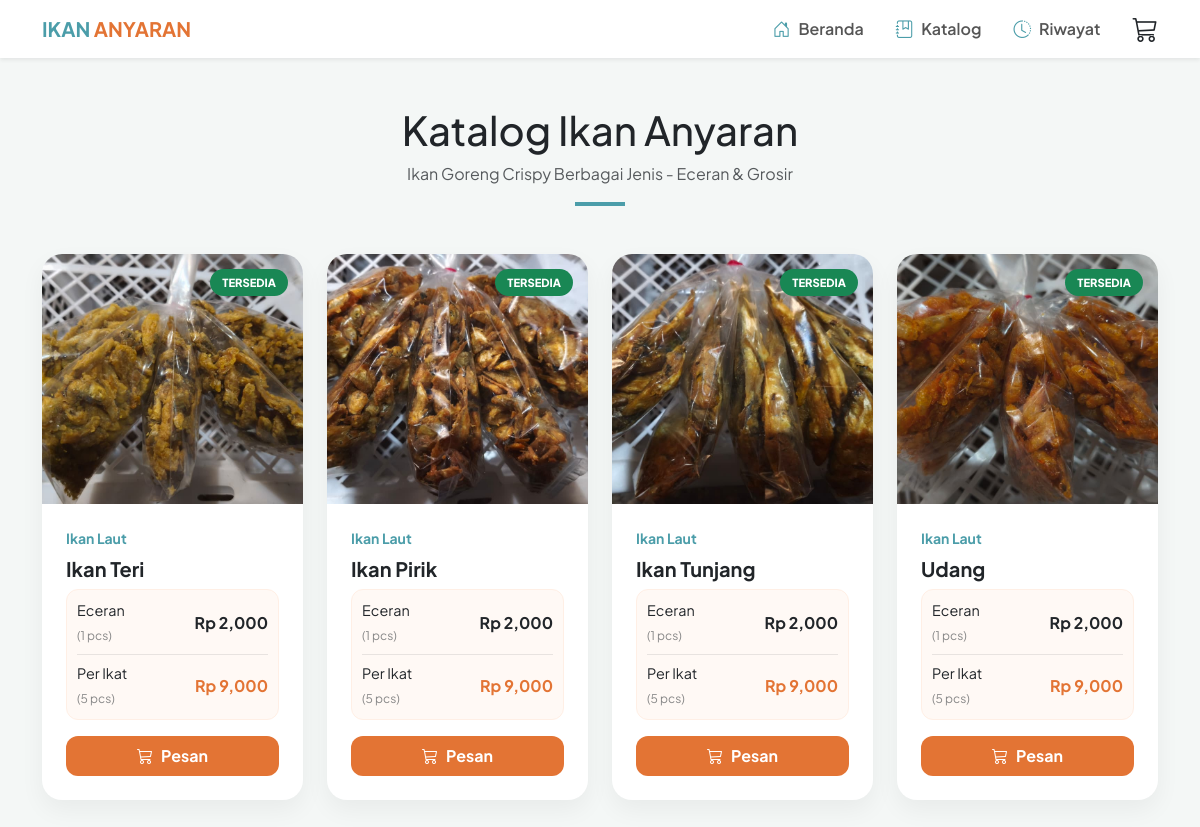
Page /katalog.php on the committed database.
### tables this page shows
CREATE TABLE `produk` (
  `id_produk` int(11) NOT NULL,
  `nama_produk` varchar(100) DEFAULT NULL,
  `jenis_ikan` enum('Ikan Laut','Ikan Tawar','Ikan Olahan') NOT NULL,
  `harga_eceran` int(11) DEFAULT NULL,
  `harga_ikat` int(11) DEFAULT NULL,
  `stok_ikat` int(11) NOT NULL DEFAULT 0,
  `stok_eceran` int(11) NOT NULL DEFAULT 0,
  `foto_produk` varchar(255) DEFAULT 'default_ikan.jpg',
  `foto_produk2` varchar(255) DEFAULT NULL,
  `deskripsi` text DEFAULT NULL,
  `created_at` timestamp NOT NULL DEFAULT current_timestamp()
);

### katalog.php (the view, shortened to what this page needs)
<?php
include 'includes/config.php';
$ambil = $conn->query("SELECT * FROM produk ORDER BY id_produk DESC");
?>
<!DOCTYPE html>
<html lang="id">
<head>
    <link href="https://cdn.jsdelivr.net/npm/bootstrap@5.3.0/dist/css/bootstrap.min.css" rel="stylesheet">
    <link rel="stylesheet" href="https://cdn.jsdelivr.net/npm/bootstrap-icons@1.11.0/font/bootstrap-icons.css">
</head>
<body>
<?php include 'includes/navbar.php'; ?>
<div class="container py-5">
    <div class="text-center mb-5">
        <h1 class="fw-800">Katalog Ikan Anyaran</h1>
        <p class="text-muted">Ikan Goreng Crispy Berbagai Jenis - Eceran & Grosir</p>
        <div style="width: 50px; height: 4px; background: var(--teal); margin: 15px auto;"></div>
    </div>
    <div class="row g-4">
        <?php while($produk = $ambil->fetch_assoc()):
            $is_available = ($produk['stok_ikat'] > 0 || $produk['stok_eceran'] > 0);
        ?>
        <div class="col-lg-3 col-md-6">
            <div class="product-card h-100 d-flex flex-column">
                <div class="img-wrapper">
                    <img src="uploads/<?= $produk['foto_produk']; ?>" class="img-primary" onerror="this.src='https://placehold.co/400x400?text=Ikan+Anyaran'">
                    <span class="badge-status <?= $is_available ? 'bg-success' : 'bg-danger' ?> text-white">
                        <?= $is_available ? 'TERSEDIA' : 'HABIS' ?>
                    </span>
                </div>
                <div class="card-body p-4 d-flex flex-column">
                    <small class="fw-bold" style="color: var(--teal)"><?= $produk['jenis_ikan']; ?></small>
                    <h5 class="fw-bold my-2"><?= $produk['nama_produk']; ?></h5>
                    <div class="price-tag-box mb-3 mt-auto">
                        <div class="d-flex justify-content-between align-items-center mb-1">
                            <div>
                                <span class="d-block fw-600" style="font-size: 0.9rem;">Eceran</span>
                                <span class="unit-info">(1 pcs)</span>
                            </div>
                            <span class="fw-bold">Rp <?= number_format($produk['harga_eceran']); ?></span>
                        </div>
                        <hr class="my-2" style="opacity: 0.1;">
                        <div class="d-flex justify-content-between align-items-center">
                            <div>
                                <span class="d-block fw-600" style="font-size: 0.9rem;">Per Ikat</span>
                                <span class="unit-info">(5 pcs)</span>
                            </div>
                            <span class="fw-bold" style="color: var(--orange)">Rp <?= number_format($produk['harga_ikat']); ?></span>
                        </div>
                    </div>
                    <div class="d-grid">
                        <a href="detail_produk.php?id=<?= $produk['id_produk']; ?>" class="btn btn-pesan py-2 <?= !$is_available ? 'disabled' : '' ?>">
                            <i class="bi bi-cart3 me-2"></i>Pesan
                        </a>
                    </div>
                </div>
            </div>
        </div>
        <?php endwhile; ?>
    </div>
</div>
</body>
</html>

### includes/navbar.php (shortened to what this page needs)
<link rel="stylesheet" href="https://cdn.jsdelivr.net/npm/bootstrap-icons@1.11.0/font/bootstrap-icons.css">
<nav class="navbar navbar-expand-lg navbar-light bg-white shadow-sm sticky-top">
    <div class="container">
        <a class="navbar-brand fw-bold" href="index.php" style="color: #4B9DA9;">
            IKAN <span style="color: #E37434;">ANYARAN</span>
        </a>
        <div class="collapse navbar-collapse" id="navMenu">
            <div class="ms-auto d-flex align-items-center">
                <ul class="navbar-nav me-3">
                    <li class="nav-item">
                        <a href="index.php" class="nav-link fw-semibold px-3 d-flex align-items-center">
                            <i class="bi bi-house-door me-2"></i> Beranda
                        </a>
                    </li>
                    <li class="nav-item">
                        <a href="katalog.php" class="nav-link fw-semibold px-3 d-flex align-items-center">
                            <i class="bi bi-journal-bookmark me-2"></i> Katalog
                        </a>
                    </li>
                    <li class="nav-item">
                        <a href="riwayat.php" class="nav-link fw-semibold px-3 d-flex align-items-center">
                            <i class="bi bi-clock-history me-2"></i> Riwayat
                        </a>
                    </li>
                </ul>
                <a href="keranjang.php" class="position-relative text-dark d-inline-flex align-items-center" id="cart-icon" style="text-decoration: none;">
                    <i class="bi bi-cart3" style="font-size: 1.6rem;"></i>
                </a>
            </div>
        </div>
    </div>
</nav>

### katalog.php (style rules this page uses)
:root { --teal: #4B9DA9; --orange: #E37434; }
body { font-family: 'Plus Jakarta Sans', sans-serif; background-color: #f4f7f6; background-image: url("https://www.transparenttextures.com/patterns/cream-paper.png"); }
.product-card { border: none; border-radius: 20px; overflow: hidden; background: white; box-shadow: 0 10px 25px rgba(0,0,0,0.05); transition: 0.4s; }
.img-wrapper { position: relative; height: 250px; overflow: hidden; }
.img-wrapper img { width: 100%; height: 100%; object-fit: cover; transition: opacity 0.5s ease; }
.badge-status { position: absolute; top: 15px; right: 15px; z-index: 10; font-size: 0.7rem; font-weight: 800; padding: 5px 12px; border-radius: 50px; }
.price-tag-box { background: #fff9f5; border: 1px solid #ffefe5; border-radius: 12px; padding: 10px; }
.unit-info { font-size: 0.75rem; color: #888; font-weight: 400; }
.btn-pesan { background: var(--orange); color: white; border-radius: 12px; font-weight: 700; transition: 0.3s; border: none; }

### includes/navbar.php (style rules this page uses)
.nav-link { transition: 0.3s; display: flex; align-items: center; color: #555 !important; }
.nav-link i { color: #4B9DA9; font-size: 1.1rem; }

### rows in the picture
produk: foto_produk (picture), stok_ikat "TERSEDIA", jenis_ikan "Ikan Laut", nama_produk "Ikan Teri", harga_eceran "2,000", harga_ikat "9,000"
produk: foto_produk (picture), stok_ikat "TERSEDIA", jenis_ikan "Ikan Laut", nama_produk "Ikan Pirik", harga_eceran "2,000", harga_ikat "9,000"
produk: foto_produk (picture), stok_ikat "TERSEDIA", jenis_ikan "Ikan Laut", nama_produk "Ikan Tunjang", harga_eceran "2,000", harga_ikat "9,000"
produk: foto_produk (picture), stok_ikat "TERSEDIA", jenis_ikan "Ikan Laut", nama_produk "Udang", harga_eceran "2,000", harga_ikat "9,000"
